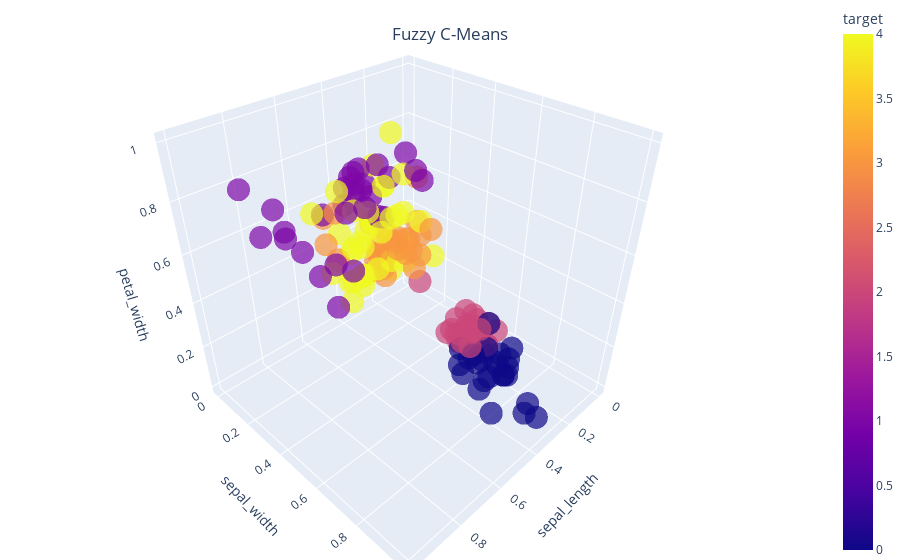

The notebook cell saved with this chart:
### Code cell
fuzzycmeans = FuzzCMeans(number_of_clusters=5,
                        fuzzines_parameter=2,
                        distance_metric='euclidean',
                        n_iter=2000,
                        verbose=False,)

fuzzycmeans.fit(feature_matrix)

assignment_matrix = fuzzycmeans.predict()
cluster_assignments = assignment_matrix.argmax(axis=1)

plot3d_iris_dataset(feature_matrix, cluster_assignments, 'Fuzzy C-Means')

### Figure 1 — Plotly figure (JSON) as saved in the notebook; plotly's stock layout.template omitted (floating-point values rounded to 4 significant figures; data arrays with more than 128 entries replaced by an {"elided": "..."} marker saying what was removed)
{"data": [{"hovertemplate": "sepal_length=%{x}<br>sepal_width=%{y}<br>petal_width=%{z}<br>target=%{marker.color}<extra></extra>", "legendgroup": "", "marker": {"color": {"elided": "150 int values"}, "coloraxis": "coloraxis", "opacity": 0.7, "symbol": "circle"}, "mode": "markers", "name": "", "scene": "scene", "showlegend": false, "type": "scatter3d", "x": {"elided": "150 float values"}, "y": {"elided": "150 float values"}, "z": {"elided": "150 float values"}}], "layout": {"coloraxis": {"colorbar": {"title": {"text": "target"}}, "colorscale": [[0, "#0d0887"], [0.1111, "#46039f"], [0.2222, "#7201a8"], [0.3333, "#9c179e"], [0.4444, "#bd3786"], [0.5556, "#d8576b"], [0.6667, "#ed7953"], [0.7778, "#fb9f3a"], [0.8889, "#fdca26"], [1, "#f0f921"]]}, "legend": {"tracegroupgap": 0}, "margin": {"b": 0, "l": 0, "r": 0, "t": 0}, "scene": {"domain": {"x": [0, 1], "y": [0, 1]}, "xaxis": {"title": {"text": "sepal_length"}}, "yaxis": {"title": {"text": "sepal_width"}}, "zaxis": {"title": {"text": "petal_width"}}}, "title": {"text": "Fuzzy C-Means", "x": 0.5, "xanchor": "center", "y": 0.95, "yanchor": "top"}}}
